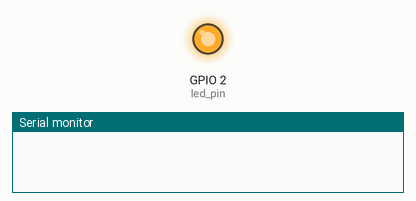
Bench run of a program on a simulated ESP32. Shown: output pins drawn as LEDs (lit = HIGH), the last lines printed to the serial monitor.

Above: at 0.1 s.
At 1.05 s:
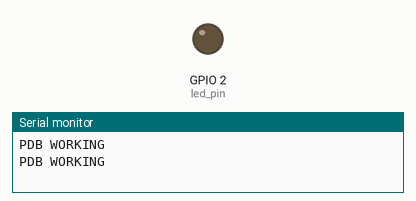
Timing chart, 0 to 3.0 s (numbered marks = the images above):
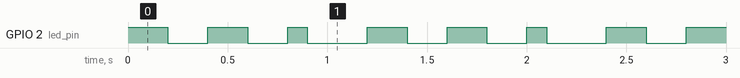

The program:

main.cpp
```cpp
# include <Arduino.h>

// making sure esp32 ony uses 1 core why? ,bcz we can
#if !CONFIG_FREERTOS_UNICORE
#define TASK_CPU APP_CPU_NUM // Core 1
#else
#define TASK_CPU PRO_CPU_NUM // Core 0
#endif

static const int led_pin = 2;

void toggleLed (void *parm)   // void *parm should allways be passed
{
  while(true)
  {
    digitalWrite(led_pin,HIGH);
    vTaskDelay(300 / portTICK_PERIOD_MS);
    digitalWrite(led_pin,LOW);
    vTaskDelay(300 / portTICK_PERIOD_MS); // portTICK_PERIOD_MS = 1

/*
  vtaskDelay() -> tells the scheduler to run other tasks
  untill the specified time is over.

  Tic period as 1ms

  Tick timmer is a mc hardware timmer that is alocated to interrupt
  the processor at a specific interrupt

  The interrupt period is called a tick.
  The seheduler has an opprtunity to run each tick to figure out which
  task needs to run for that tick
*/

  }
}

void toggleLedDif(void *parm)
{
  while(true)
  {
    digitalWrite(2,HIGH);
    vTaskDelay(200 / portTICK_PERIOD_MS);
    digitalWrite(2,LOW);
    vTaskDelay(200 / portTICK_PERIOD_MS);
    Serial.println("PDB WORKING");

  }
}

void setup()
{
  Serial.begin(115200);
  pinMode(2,OUTPUT);

  xTaskCreatePinnedToCore(
    toggleLed,    // function to be called
    "Toggle LED", // name of the task
    1024,         // stack size
    NULL,         // parameters to pass to the function
    1,            // task priority(0 to 24)
    NULL,         // Task handle
    APP_CPU_NUM
    );

  xTaskCreatePinnedToCore(
    toggleLedDif,
    "Toggle LED DIFF",
    1024,
    NULL,
    1,
    NULL,
    APP_CPU_NUM
    );

}

void loop()
{
  // lol
}
```

Measured:
- by itself, GPIO 2 (led_pin): repeats every 1.2 s: LOW 0.20 s, HIGH 0.20 s, LOW 0.20 s, HIGH 0.10 s, LOW 0.30 s, HIGH 0.20 s
- by itself, everything shown: repeats every 1.2 s, in 6 steps
